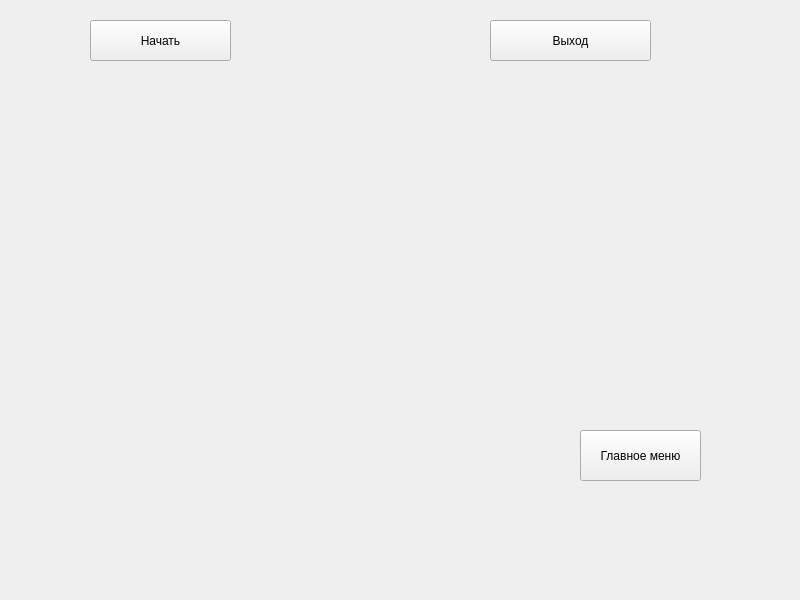
<?xml version="1.0" encoding="UTF-8"?>
<ui version="4.0">
 <class>MainWindow</class>
 <widget class="QMainWindow" name="MainWindow">
  <property name="geometry">
   <rect>
    <x>0</x>
    <y>0</y>
    <width>800</width>
    <height>600</height>
   </rect>
  </property>
  <property name="windowTitle">
   <string>MainWindow</string>
  </property>
  <widget class="QWidget" name="centralwidget">
   <widget class="QPushButton" name="to_main_menu">
    <property name="geometry">
     <rect>
      <x>580</x>
      <y>430</y>
      <width>121</width>
      <height>51</height>
     </rect>
    </property>
    <property name="text">
     <string>Главное меню</string>
    </property>
   </widget>
   <widget class="QScrollArea" name="Main_menu">
    <property name="geometry">
     <rect>
      <x>0</x>
      <y>10</y>
      <width>771</width>
      <height>71</height>
     </rect>
    </property>
    <property name="frameShape">
     <enum>QFrame::NoFrame</enum>
    </property>
    <property name="widgetResizable">
     <bool>true</bool>
    </property>
    <widget class="QWidget" name="scrollAreaWidgetContents_2">
     <property name="geometry">
      <rect>
       <x>0</x>
       <y>0</y>
       <width>771</width>
       <height>71</height>
      </rect>
     </property>
     <widget class="QPushButton" name="Begin">
      <property name="geometry">
       <rect>
        <x>90</x>
        <y>10</y>
        <width>141</width>
        <height>41</height>
       </rect>
      </property>
      <property name="text">
       <string>Начать</string>
      </property>
     </widget>
     <widget class="QPushButton" name="Exit">
      <property name="geometry">
       <rect>
        <x>490</x>
        <y>10</y>
        <width>161</width>
        <height>41</height>
       </rect>
      </property>
      <property name="text">
       <string>Выход</string>
      </property>
     </widget>
    </widget>
   </widget>
  </widget>
 </widget>
 <resources/>
 <connections>
  <connection>
   <sender>Exit</sender>
   <signal>clicked()</signal>
   <receiver>MainWindow</receiver>
   <slot>close()</slot>
   <hints>
    <hint type="sourcelabel">
     <x>591</x>
     <y>88</y>
    </hint>
    <hint type="destinationlabel">
     <x>523</x>
     <y>239</y>
    </hint>
   </hints>
  </connection>
 </connections>
</ui>
